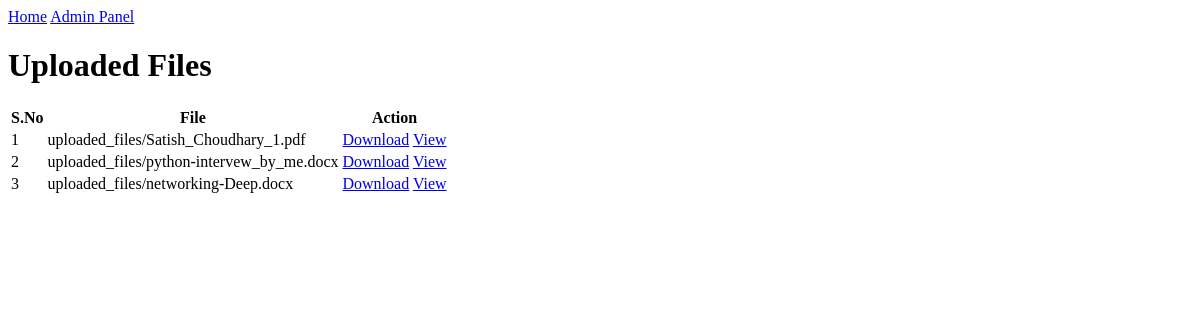
The page /admin_all/ (signed in) on the database as committed earlier.
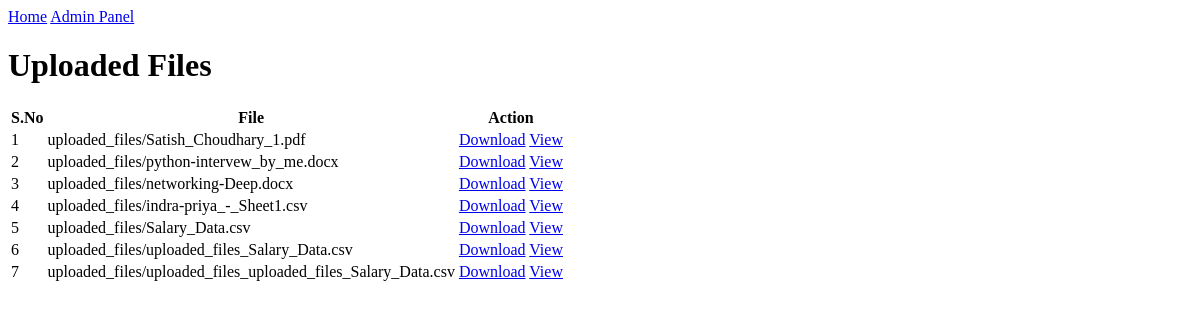
The same page on the database as committed later.
### file_manager/models.py (models this page shows)
class UploadedFile(models.Model):
    file = models.FileField(upload_to='uploaded_files/')
    uploaded_at = models.DateTimeField(auto_now_add=True)

### file_manager/views.py (the view)
# urls.py: path('admin_all/', admin_page, name='admin_page'),
@staff_member_required(login_url='admin:login')
def admin_page(request):
    uploaded_files = UploadedFile.objects.all()
    return render(request, 'admin.html', {'uploaded_files': uploaded_files})

### file_manager/templates/admin.html
{% extends 'base.html' %}
{% block content %}
<h1>Uploaded Files</h1>
<table>
    <thead>
        <tr>
            <th>S.No</th>
            <th>File</th>
            <th>Action</th>
        </tr>
    </thead>
    <tbody>
        {% for file in uploaded_files %}
        <tr>
            <td>{{ forloop.counter }}</td>
            <td>{{ file.file.name }}</td>
            <td>
                <a href="{% url 'download_file' file.id %}">Download</a>
                <a href="{% url 'view_file' file.id %}">View</a>
            </td>
        </tr>
        {% endfor %}
    </tbody>
</table>
{% endblock %}

### file_manager/templates/base.html (shortened to what this page needs)
<!DOCTYPE html>
<html>
<head>
</head>
<body>
    <nav>
        <a href="{% url 'home' %}">Home</a>
        <a href="{% url 'admin_page' %}">Admin Panel</a>
    </nav>
    {% block content %}{% endblock %}
</body>
</html>

Rows that differ between the two databases and show on the page:
added UploadedFile: file.name "uploaded_files/indra-priya_-_Sheet1.csv"
added UploadedFile: file.name "uploaded_files/Salary_Data.csv"
added UploadedFile: file.name "uploaded_files/uploaded_files_Salary_Data.csv"
added UploadedFile: file.name "uploaded_files/uploaded_files_uploaded_files_Salary_Data.csv"
